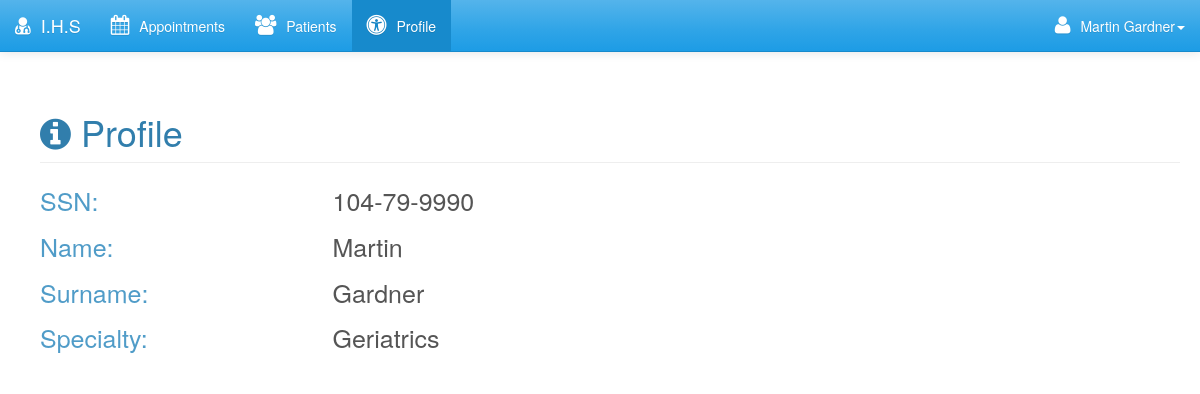
The page /profile.php (signed in) on the database its author committed.
### tables this page shows
CREATE TABLE IF NOT EXISTS `Doctor` (
  `SSN` VARCHAR(11) NOT NULL,
  `pass` VARCHAR(45) NOT NULL,
  `name` VARCHAR(24) NOT NULL,
  `surname` VARCHAR(24) NOT NULL,
  `specialty` VARCHAR(45) NOT NULL,
  PRIMARY KEY (`SSN`));

### session.php (called while the page is built, shortened)
<?php
$connection = mysqli_connect("localhost", "root", "", "ihs");
$SSN=$_SESSION['login_user'];
$type=$_SESSION['login_type'];
if ($type == "patient") {
$ses_sql=mysqli_query($connection, "SELECT SSN, name, surname FROM Patient WHERE SSN='$SSN'");
}
else if ($type == "doctor") {
$ses_sql=mysqli_query($connection, "SELECT SSN, name, surname FROM Doctor WHERE SSN='$SSN'");
}
$row = mysqli_fetch_assoc($ses_sql);
$first_name=$row['name'];
$surname=$row['surname'];
?>

### profile.php (the view, shortened to what this page needs)
<?php include('session.php');
if ($type == "patient") {
$ses_sql=mysqli_query($connection, "SELECT * FROM Patient WHERE SSN='$SSN'");
}
else if ($type == "doctor") {
$ses_sql=mysqli_query($connection, "SELECT * FROM Doctor WHERE SSN='$SSN'");
}
$row = mysqli_fetch_assoc($ses_sql);
?>
<!DOCTYPE html>
<html lang="en">
<head>
    <link rel="stylesheet" type="text/css" href="bower_components/bootstrap/dist/css/bootstrap.min.css">
    <link rel="stylesheet" type="text/css" href="bower_components/font-awesome/css/font-awesome.min.css">
    <link rel="stylesheet" type="text/css" href="bower_components/fullcalendar/dist/fullcalendar.css">
    <link rel="stylesheet" type="text/css" href="styles/mainstyle.css">
</head>
<body>
    <nav class="navbar navbar-default navbar-fixed-top">
        <div class="container-fluid">
            <div class="navbar-header">
                <a class="navbar-brand" href="index.php"><span class="fa fa-user-md navIcon"></span>I.H.S </a>
            </div>
            <div class="collapse navbar-collapse" id="bs-example-navbar-collapse-1">
                <ul class="nav navbar-nav">
                    <li>
                        <a href="index.php"> <span class="fa fa-calendar navIcon"></span>Appointments <span class="sr-only">(current)</span></a>
                    </li>
                    <li><a href="patients.php" <?php if ($type == "patient") { echo ("style=\"display:none\""); }?>><span class="fa fa-users navIcon"></span>Patients</a></li>
                    <li class="active"><a href="profile.php"><span class="fa fa-universal-access navIcon"></span>Profile</a></li>
                </ul>
                <ul class="nav navbar-nav navbar-right">
                    <li class="dropdown">
                        <a href="#" class="dropdown-toggle" data-toggle="dropdown" role="button" aria-expanded="false"> <span class="fa fa-user navIcon"></span><?php echo $first_name . ' ' . $surname; ?><span class="caret"></span></a>
                    </li>
                </ul>
            </div>
        </div>
    </nav>
    <div class="container">
        <div class="row">
            <div class="col-md-12">
                <h1 class="page-header"><span class="fa fa-info-circle"></span> Profile</h1>
            </div>
        </div>
        <div class="row">
            <div class="col-md-3">
                <p class="headProf">SSN:</p>
            </div>
            <div class="col-md-9">
                <p class="contProf"><?php echo($SSN); ?></p>
            </div>
        </div>
        <div class="row">
            <div class="col-md-3">
                <p class="headProf">Name:</p>
            </div>
            <div class="col-md-9">
                <p class="contProf"><?php echo($first_name); ?></p>
            </div>
        </div>
        <div class="row">
            <div class="col-md-3">
                <p class="headProf">Surname:</p>
            </div>
            <div class="col-md-9">
                <p class="contProf"><?php echo($surname); ?></p>
            </div>
        </div>
        <div class="row" <?php if ($type == "patient") { echo ("style=\"display:none\""); }?>>
            <div class="col-md-3">
                <p class="headProf">Specialty:</p>
            </div>
            <div class="col-md-9">
                <p class="contProf"><?php echo($row['specialty']); ?></p>
            </div>
        </div>
    </div>
</body>
</html>

### styles/mainstyle.css (style rules this page uses)
body { padding-top: 70px; padding-left: 20px; }
.navIcon { font-size: 20px; padding-right: 10px; }
.headProf { font-size: 25px; color:#509CC8; }
.contProf { font-size: 25px; }

### rows shown on the page
doctor: name "Martin", surname "Gardner", specialty "Geriatrics"

### other values the page prints
$SSN "104-79-9990"
